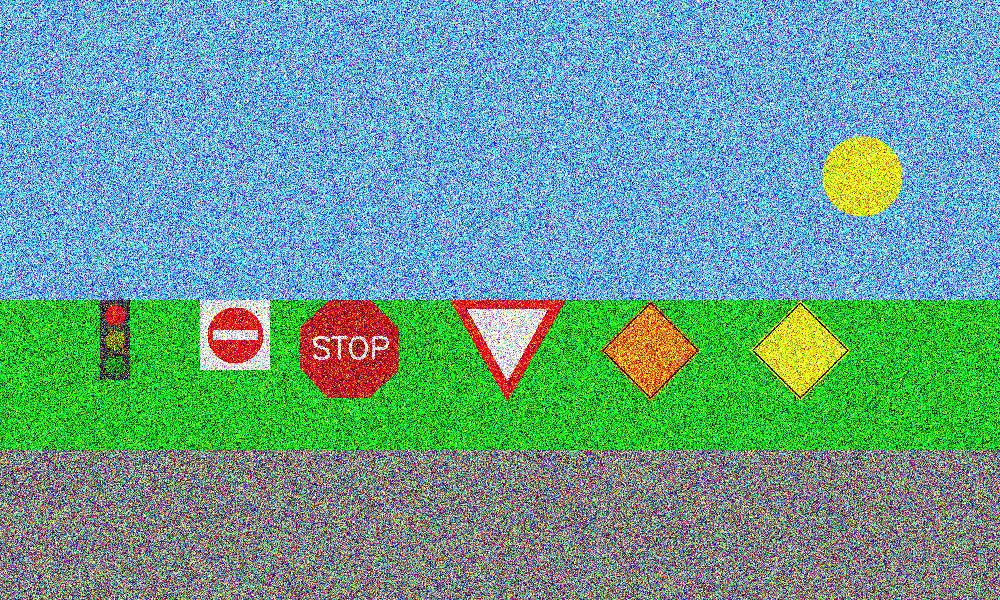
#> input picture Traffic-Sign-Dectection/input_images/noisy_scene_all_signs.png, 1000 x 600 px
$ python -i ps2.py   (imports and definitions only)
#> lines starting #> are read from the running program, lines starting #| are printed output that depends on the picture
#> further down, picture is the input picture: shape (600, 1000, 3); mean B, G, R 149.7, 158.4, 104.9
"""
CS6476 Problem Set 2 imports. Only Numpy and cv2 are allowed.
"""
import cv2
import math
import numpy as np


# [265 lines left out: functions traffic_detect, traffic_light_detection, not called in this run]

def line_intersection(line1, line2):
    x1, y1, x2, y2 = line1[0][0], line1[0][1], line1[1][0], line1[1][1]
    x3, y3, x4, y4 = line2[0][0], line2[0][1], line2[1][0], line2[1][1]

    x_intersect = ( (x1*y2-y1*x2)*(x3-x4)-(x1-x2)*(x3*y4-y3*x4) ) / ( (x1-x2)*(y3-y4)-(y1-y2)*(x3-x4) )
    y_intersect = ( (x1*y2-y1*x2)*(y3-y4)-(y1-y2)*(x3*y4-y3*x4) ) / ( (x1-x2)*(y3-y4)-(y1-y2)*(x3-x4) )

    return (x_intersect, y_intersect)


# [430 lines left out: functions yield_sign_detection, stop_sign_detection, warning_sign_detection, construction_sign_detection, not called in this run]


def do_not_enter_sign_detection(img_in):
    """Find the centroid coordinates of a do not enter sign in the
    provided image.

    Args:
        img_in (numpy.array): image containing a traffic light.

    Returns:
        (x,y) typle of the coordinates of the center of the sign.
    """

    # cv2.imshow('Do not enter sign',img_in)
    # cv2.waitKey(0)
    hsv = cv2.cvtColor(img_in, cv2.COLOR_BGR2HSV)

    lower_red = np.array([0,20,220])
    upper_red = np.array([0,255,255])

    mask = cv2.inRange(hsv, lower_red, upper_red)

    minr, maxr = 10, 50
    circles = cv2.HoughCircles(mask, cv2.HOUGH_GRADIENT, 1, 50, \
                            param1=20, param2=10, \
                            minRadius=minr, maxRadius=maxr)

    # print ("before circles", circles)
    circles = np.uint16(np.around(circles))
    # print ("Circles", (circles[0, 0][0], circles[0, 0][1]))

    return (circles[0, 0][0], circles[0, 0][1])


# [75 lines left out: function traffic_sign_detection, not called in this run]

def yield_sign_detection_noisy(img_in):
    """Finds the centroid coordinates of a yield sign in the provided
    image.

    Args:
        img_in (numpy.array): image containing a traffic light.

    Returns:
        (x,y) tuple of coordinates of the center of the yield sign.
    """
    # cv2.imshow('Yield sign',img_in)
    # cv2.waitKey(0)
    img_in = cv2.medianBlur(img_in, 13)
    # cv2.imshow('Yield sign',img_in)
    # cv2.waitKey(0)

    hsv = cv2.cvtColor(img_in, cv2.COLOR_BGR2HSV)

    lower_red = np.array([-5,50,50]) #example value
    upper_red = np.array([12,255,255]) #example value

    mask = cv2.inRange(hsv, lower_red, upper_red)

    # cv2.imshow('red mask', img_in)
    # cv2.imshow('mask', mask)
    # cv2.waitKey(0)

    edges = cv2.Canny(mask, 50, 150, apertureSize=3)
    # [10 lines of commented-out code are left out]

    lines = cv2.HoughLines(edges, 1, 5 * np.pi / 180, 40)
    lineList = []

    lineListDict = {}


    for line in lines:
        rho, theta = line[0]
        a = np.cos(theta)
        b = np.sin(theta)
        x0 = a * rho
        y0 = b * rho

        # print ("rho, theta", rho, theta, int(math.degrees(theta)))

        x1 = int(x0 + 1000 * (-b))

        y1 = int(y0 + 1000 * (a))

        x2 = int(x0 - 1000 * (-b))

        y2 = int(y0 - 1000 * (a))
        lineList.append([x1, y1, x2, y2])

        lineLs = []
        if ( 88 < int(math.degrees(theta)) < 92):
            lineLs.append([x1, y1, x2, y2, rho, theta])
            lineListDict["90"] = lineLs
        elif (148 < int(math.degrees(theta)) < 151):
            lineLs.append([x1, y1, x2, y2, rho, theta])
            lineListDict["150"] = lineLs
        elif (28 < int(math.degrees(theta)) < 32):
            lineLs.append([x1, y1, x2, y2, rho, theta])
            lineListDict["30"] = lineLs

        cv2.line(img_in, (x1, y1), (x2, y2), (255, 0, 0), 2)

        # print (x1, y1, x2, y2)
    # cv2.imshow('yield houghLines', img_in)
    # cv2.waitKey(0)
    for line in lines:
        rho, theta = line[0]
        a = np.cos(theta)
        b = np.sin(theta)
        x0 = a * rho
        y0 = b * rho

        # print ("rho, theta", rho, theta, int(math.degrees(theta)))

        x1 = int(x0 + 1000 * (-b))

        y1 = int(y0 + 1000 * (a))

        x2 = int(x0 - 1000 * (-b))

        y2 = int(y0 - 1000 * (a))
        lineList.append([x1, y1, x2, y2])

        lineLs = []
        if ( 88 < int(math.degrees(theta)) < 92):
            check = lineListDict.get("90")
            if rho <= check[0][4]:
                lineLs.append([x1, y1, x2, y2, rho, theta])
                lineListDict["90"] = lineLs
        elif (148 < int(math.degrees(theta)) < 151):
            check = lineListDict.get("150")
            if rho >= check[0][4]:
                lineLs.append([x1, y1, x2, y2, rho, theta])
                lineListDict["150"] = lineLs
        elif (28 < int(math.degrees(theta)) < 32):
            check = lineListDict.get("30")
            if rho >= check[0][4]:
                lineLs.append([x1, y1, x2, y2, rho, theta])
                lineListDict["30"] = lineLs

        # cv2.line(img_in, (x1, y1), (x2, y2), (255, 0, 0), 2)

    # print (lineListDict)

    lineListA = lineListDict.get("90")
    lineListB = lineListDict.get("150")
    lineListC = lineListDict.get("30")

    # [6 lines of commented-out code are left out]
    if (lineListA is not None and lineListB is not None and lineListC is not None):
        x1,y1 = line_intersection(((lineListA[0][0], lineListA[0][1]), (lineListA[0][2], lineListA[0][3])), ((lineListB[0][0], lineListB[0][1]), (lineListB[0][2], lineListB[0][3])))
        # print(x1,y1)
        x2,y2 = line_intersection(((lineListB[0][0], lineListB[0][1]), (lineListB[0][2], lineListB[0][3])), ((lineListC[0][0], lineListC[0][1]), (lineListC[0][2], lineListC[0][3])))
        # print(x2,y2)
        x3,y3 = line_intersection(((lineListA[0][0], lineListA[0][1]), (lineListA[0][2], lineListA[0][3])), ((lineListC[0][0], lineListC[0][1]), (lineListC[0][2], lineListC[0][3])))
        # print(x3,y3)

        centX = int((x1+x2+x3) / 3)
        centY = int((y1+y2+y3) / 3)

        print ((centX, centY))
        # cv2.circle(img_in,(centX, centY),1,(255,0,0),3)


        # cv2.imshow('image', img_in)
        # cv2.waitKey(0)
        # raise NotImplementedError
        return (centX, centY)
    else:
        return None


def warning_sign_detection_noisy(img_in):
    """Finds the centroid coordinates of a warning sign in the
    provided image.

    Args:
        img_in (numpy.array): image containing a traffic light.

    Returns:
        (x,y) tuple of the coordinates of the center of the sign.
    """
    # cv2.imshow('Warning sign',img_in)
    # cv2.waitKey(0)

    hsv = cv2.cvtColor(img_in, cv2.COLOR_BGR2HSV)

    lower_orange = np.array([20,50,50])
    upper_orange = np.array([35,255,255])
    mask = cv2.inRange(hsv, lower_orange, upper_orange)

    # [5 lines of commented-out code are left out]
    edges = cv2.Canny(mask, 50, 150, apertureSize=7)
    lines = cv2.HoughLines(edges,1, 5* np.pi/180, threshold = 40)
    # print(lines)

    lineList = []
    lineListDict = {}
    if (lines is not None):
        for line in lines:
            rho, theta = line[0]
            a = np.cos(theta)
            b = np.sin(theta)
            x0 = a * rho
            y0 = b * rho

            # print ("rho, theta", rho, theta, int(math.degrees(theta)))

            x1 = int(x0 + 1000 * (-b))

            y1 = int(y0 + 1000 * (a))

            x2 = int(x0 - 1000 * (-b))

            y2 = int(y0 - 1000 * (a))
            # lineList.append([x1, y1, x2, y2])
            lineLs = []
            checkDict = {}
            if ( 42 < int(math.degrees(theta)) < 46):
                # check = lineListDict.get("44")
                # if rho <= check[0][4]:
                # print ("angle is 44")
                lineLs.append([x1, y1, x2, y2, rho, theta])
                if (lineListDict.get("A") is not None):
                    checkDict = lineListDict.get("A")
                checkDict[rho] = lineLs
                lineListDict["A"] = checkDict
            elif (133 < int(math.degrees(theta)) < 137):
                # check = lineListDict.get("150")
                # if rho >= check[0][4]:
                # print ("angle is 135")
                lineLs.append([x1, y1, x2, y2, rho, theta])
                if (lineListDict.get("B") is not None):
                    checkDict = lineListDict.get("B")
                checkDict[rho] = lineLs
                lineListDict["B"] = checkDict


            # cv2.line(img_in, (x1, y1), (x2, y2), (255, 0, 0), 2)

        # cv2.imshow('warning output', img_in)
        # cv2.waitKey(0)
        angleA = lineListDict.get("A")
        angleB = lineListDict.get("B")
        sortA = sorted(angleA.keys())
        sortB = sorted(angleB.keys())

        # print (sortA)
        # print (sortB)

        lineA1 = angleA.get(sortA[0])
        lineA2 = angleA.get(sortA[1])

        lineB1 = angleB.get(sortB[0])
        lineB2 = angleB.get(sortB[1])
        # print(int((lineA1[0][2] + lineA2[0][2]) / 2), int((lineA1[0][3] + lineA2[0][3]) / 2))

        lineAa = (int((lineA1[0][0] + lineA2[0][0]) / 2), (int((lineA1[0][1] + lineA2[0][1]) / 2)))
        lineAb = (int((lineA1[0][2] + lineA2[0][2]) / 2), (int((lineA1[0][3] + lineA2[0][3]) / 2)))

        lineBa = (int((lineB1[0][0] + lineB2[0][0]) / 2), (int((lineB1[0][1] + lineB2[0][1]) / 2)))
        lineBb = (int((lineB1[0][2] + lineB2[0][2]) / 2), (int((lineB1[0][3] + lineB2[0][3]) / 2)))

        # print(lineAa, lineAb, lineBa, lineBb)
        x,y = line_intersection((lineAa, lineAb), (lineBa,lineBb))

        # cv2.circle(img_in,(int(x), int(y)),1,(0,0,255),3)
        # cv2.imshow('warning output', img_in)
        # cv2.waitKey(0)

        return (int(x), int(y))
    else:
        return None

def traffic_detect_noisy(img_in, radii_range):
    temp_img = np.copy(img_in)
    img_gray   = cv2.cvtColor(temp_img,cv2.COLOR_BGR2GRAY)
    # [6 lines of commented-out code are left out]
    minr = radii_range[0]
    maxr = radii_range[-1]+1
    print (minr, maxr, radii_range)
    circles = cv2.HoughCircles(img_gray, cv2.HOUGH_GRADIENT, 1, 10, \
                            param1=20, param2=10, \
                            minRadius=minr, maxRadius=maxr)

    if (circles is None):
        print (circles)
        return None

    # Remove outliers by comparing radius of circles, big circles will be removed
    max_radius = 0
    remove_element = 0
    if (len(circles[0]) >= 2):

        circles = np.uint16(np.around(circles))
        circles = circles[0]
        # print ("before ", circles)
        circMap = {}
        count = 0
        ind = []
        index = 0
        traffic_x = 0
        for circle in circles:
            res = circMap.get(circle[0])
            if (res is None):
                ind = [index, 1]
                circMap[circle[0]] = ind
            else:
                num = res[1] + 1
                ind = [index, num]
                circMap[circle[0]] = ind
                traffic_x = circle[0]
            index +=1
        # print ("circle map", circMap)
        dele = []
        for circle in circles:
            res = circMap.get(circle[0])
            if (res[1] == 1):
                dele.append(res[0])
                # circles = np.delete(circles, res[0], 0)
        if (len(dele) > 0):
            # print ("dfdsfddffdf delete", dele)
            circles = np.delete(circles, dele, 0)
        sumx = 0
        sumy = 0

        for circle in circles:
            # print("circle", circle)
            sumx += circle[0]
            sumy += circle[1]

        # center_cir = ((int(sumx / len(circles))), (int(sumy / len(circles))))
        center_cir = (circles[0][0], circles[0][1])
        hls = cv2.cvtColor(img_in, cv2.COLOR_BGR2HLS)
        index = 0
        count = 0
        x = 0
        y = 0
        lum=0

        for cir in circles:
            # print (cir[0], cir[1])
            x = cir[0]
            y = cir[1]
            # lum_value=hls[y][x]
            if hls[y][x][1] > lum:
                lum=hls[y][x][1]
                index = count
            count += 1


        if index == 0:
            # print ((x,y), 'red')
            cv2.circle(img_in,(center_cir[0],center_cir[1]),1,(255,0,0),3)
            # cv2.imshow('red circles',img_in)
            # cv2.waitKey(0)

            return (center_cir[0],center_cir[1]), 'red'
        elif index == 1:
            # print ((x,y), 'yellow')
            cv2.circle(img_in,(center_cir[0],center_cir[1]),1,(255,0,0),3)
            # cv2.imshow('yellow circles',img_in)
            # cv2.waitKey(0)
            return (center_cir[0],center_cir[1]), 'yellow'

        elif index == 2:
            # print ((x,y), 'green')
            cv2.circle(img_in,(center_cir[0],center_cir[1]),1,(255,0,0),3)
            # cv2.imshow('green circles',img_in)
            # cv2.waitKey(0)
            return (center_cir[0],center_cir[1]), 'green'
    else:
        return None

def construction_sign_noisy(img_in):
    """Finds the centroid coordinates of a construction sign in the
    provided image.

    Args:
        img_in (numpy.array): image containing a traffic light.

    Returns:
        (x,y) tuple of the coordinates of the center of the sign.
    """
    hsv = cv2.cvtColor(img_in, cv2.COLOR_BGR2HSV)

    lower_orange = np.array([12,41,47])
    upper_orange = np.array([25,255,255])
    mask = cv2.inRange(hsv, lower_orange, upper_orange)

    # gray = cv2.cvtColor(img_in, cv2.COLOR_BGR2GRAY)
    edges = cv2.Canny(mask, 50, 150, apertureSize=3)

    lines = cv2.HoughLines(edges,1, 5* np.pi/180, threshold = 40)

    lineList = []
    lineListDict = {}
    if (lines is not None):
        for line in lines:
            rho, theta = line[0]
            a = np.cos(theta)
            b = np.sin(theta)
            x0 = a * rho
            y0 = b * rho

            # print ("rho, theta", rho, theta, int(math.degrees(theta)))

            x1 = int(x0 + 1000 * (-b))

            y1 = int(y0 + 1000 * (a))

            x2 = int(x0 - 1000 * (-b))

            y2 = int(y0 - 1000 * (a))
            # lineList.append([x1, y1, x2, y2])
            lineLs = []
            checkDict = {}
            if ( 42 < int(math.degrees(theta)) < 46):
                # check = lineListDict.get("44")
                # if rho <= check[0][4]:
                lineLs.append([x1, y1, x2, y2, rho, theta])
                if (lineListDict.get("A") is not None):
                    checkDict = lineListDict.get("A")
                checkDict[rho] = lineLs
                lineListDict["A"] = checkDict
            elif (133 < int(math.degrees(theta)) < 137):
                # check = lineListDict.get("150")
                # if rho >= check[0][4]:
                lineLs.append([x1, y1, x2, y2, rho, theta])
                if (lineListDict.get("B") is not None):
                    checkDict = lineListDict.get("B")
                checkDict[rho] = lineLs
                lineListDict["B"] = checkDict


            # cv2.line(img_in, (x1, y1), (x2, y2), (255, 0, 0), 2)

        if (lineListDict.get("A") is not None or  lineListDict.get("B") is not None):
            # cv2.imshow('Construction sign',img_in)
            # cv2.waitKey(0)
            angleA = lineListDict.get("A")
            angleB = lineListDict.get("B")

            sortA = sorted(angleA.keys())
            sortB = sorted(angleB.keys())

            # print (sortA)
            # print (sortB)

            lineA1 = angleA.get(sortA[0])
            lineA2 = angleA.get(sortA[1])

            lineB1 = angleB.get(sortB[0])
            lineB2 = angleB.get(sortB[1])
            # print(int((lineA1[0][2] + lineA2[0][2]) / 2), int((lineA1[0][3] + lineA2[0][3]) / 2))

            lineAa = (int((lineA1[0][0] + lineA2[0][0]) / 2), (int((lineA1[0][1] + lineA2[0][1]) / 2)))
            lineAb = (int((lineA1[0][2] + lineA2[0][2]) / 2), (int((lineA1[0][3] + lineA2[0][3]) / 2)))

            lineBa = (int((lineB1[0][0] + lineB2[0][0]) / 2), (int((lineB1[0][1] + lineB2[0][1]) / 2)))
            lineBb = (int((lineB1[0][2] + lineB2[0][2]) / 2), (int((lineB1[0][3] + lineB2[0][3]) / 2)))

            # print(lineAa, lineAb, lineBa, lineBb)
            x,y = line_intersection((lineAa, lineAb), (lineBa,lineBb))

            # cv2.circle(img_in,(int(x), int(y)),1,(0,0,255),3)
            print ("construction sign ", (int(x), int(y)))
            return (int(x), int(y))
        else:
            return None
    else:
        return None

def stop_sign_detection_noisy(img_in):
    """Finds the centroid coordinates of a stop sign in the provided
    image.

    Args:
        img_in (numpy.array): image containing a traffic light.

    Returns:
        (x,y) tuple of the coordinates of the center of the stop sign.
    """
    blur_img = cv2.medianBlur(img_in, 27)
    # cv2.imshow('Do not enter sign',blur_img)
    # cv2.waitKey(0)
    hsv = cv2.cvtColor(blur_img, cv2.COLOR_BGR2HSV)

    lower_red = np.array([0,43,46]) #example value
    upper_red = np.array([6,255,230]) #example value

    mask = cv2.inRange(hsv, lower_red, upper_red)

    # [7 lines of commented-out code are left out]
    edges = cv2.Canny(mask, 50, 150, apertureSize=3)
    # cv2.imshow('edges', edges)
    # cv2.waitKey(0)
    # lines = cv2.HoughLines(edges, 1, 5 * np.pi / 180, 40)
    #

    minr, maxr = 25, 70
    circles = cv2.HoughCircles(mask, cv2.HOUGH_GRADIENT, 1, 50, \
                            param1=20, param2=10, \
                            minRadius=minr, maxRadius=maxr)

    # print ("before circles", circles)
    if (circles is not None):
        circles = np.uint16(np.around(circles))
        # print ("circles", circles)
        return (circles[0, 0][0], circles[0, 0][1])
    else:
        return None


    # [25 lines of commented-out code are left out]

    raise NotImplementedError


def traffic_sign_detection_noisy(img_in):
    """Finds all traffic signs in a synthetic noisy image.

    The image may contain at least one of the following:
    - traffic_light
    - no_entry
    - stop
    - warning
    - yield
    - construction

    Use these names for your output.

    See the instructions document for a visual definition of each
    sign.

    Args:
        img_in (numpy.array): input image containing at least one
                              traffic sign.

    Returns:
        dict: dictionary containing only the signs present in the
              image along with their respective centroid coordinates
              as tuples.

              For example: {'stop': (1, 3), 'yield': (4, 11)}
              These are just example values and may not represent a
              valid scene.
    """


    blurred = cv2.GaussianBlur(img_in, (5, 5), 0)
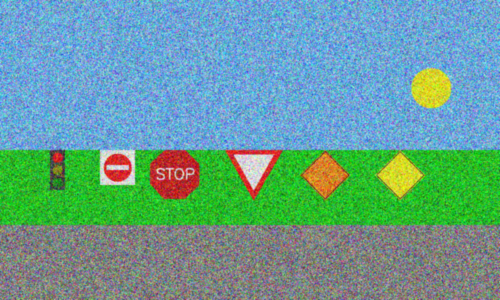
#> blurred: shape (600, 1000, 3) (shown at 1/2 size); mean B, G, R 149.7, 158.4, 104.9
    img_in=cv2.fastNlMeansDenoisingColored(blurred,None,10,10,7,21)
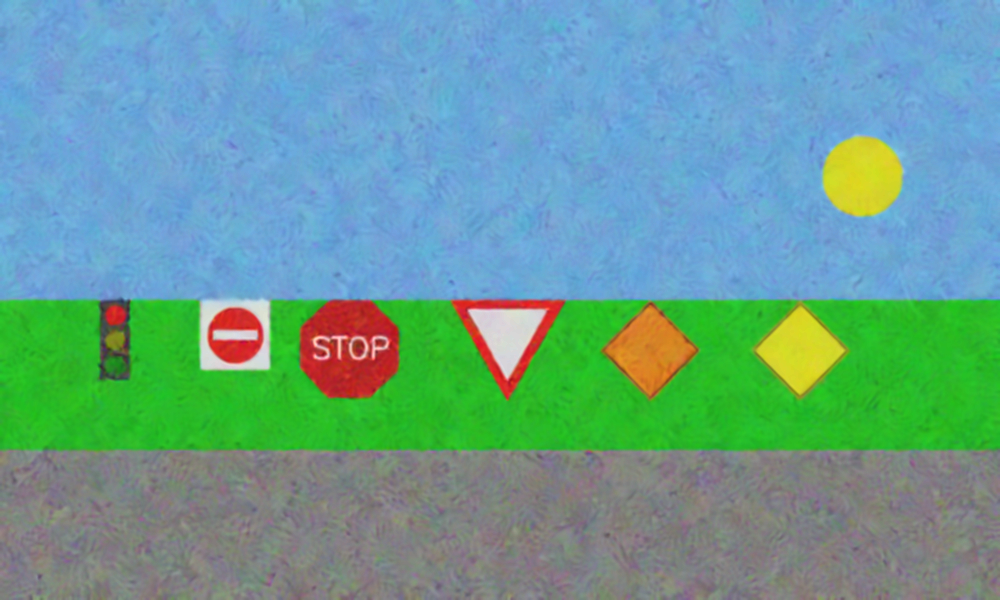
#> img_in: shape (600, 1000, 3); mean B, G, R 149, 158, 104.8
    # [6 lines of commented-out code are left out]

    ret = {}
    if (do_not_enter_sign_detection(img_in) is not None):
#> (the rest of the program and of its run is left out)
